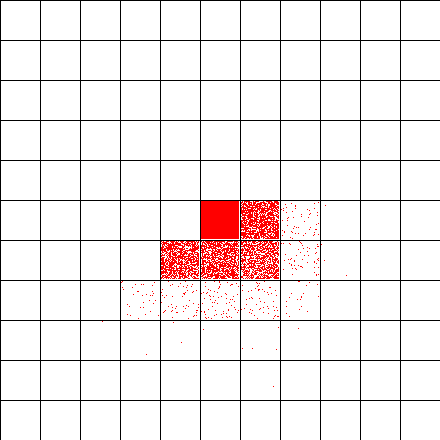
Frame 1 (no input)
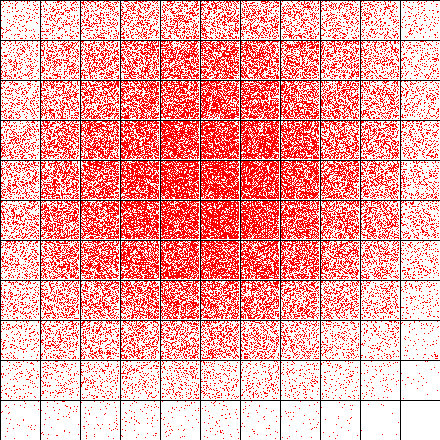
Frame 60 (the mouse pressed at the canvas centre just before this capture)
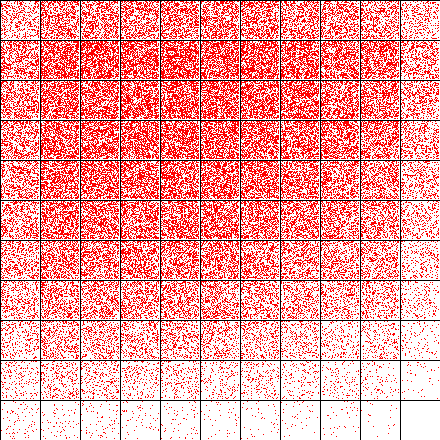
Frame 120 (the mouse held since frame 60 and released just before this capture)

The Processing sketch that drew these frames (run headless with seeded random() and noise(); from frame 60 on, the mouse is pressed at the canvas centre):

// Processing sketch: cellaut_example
// ── cellaut_example.pde
ArrayList<rectangle> list = new ArrayList<rectangle>();

void setup() {
 size(440, 440);
 frameRate(5);
 int count = 0;
 for(int y = 0; y < height; y += 40) {
   count++;
  int aCount = 0; 
   for(int i = 0; i < width; i += 40) {
      aCount++;
      if(count == 6 && aCount == 6) {
        list.add(new rectangle(i, y, 100000));
      } else {
         list.add(new rectangle(i, y, 0));
      }   
    }
   for(rectangle r : list) {
    r.findNeighbours(list);
  }
 }
}


void draw() {
  background(255);
  
  int index = 0;
  for(rectangle r : list) {
   float xi = r.getXinit();
   float xe = r.getXinit() + 40;
   float yi = r.getYinit();
   float ye = r.getYinit() + 40;
    
    rect(xi, yi, xe, ye);
  
    for(int p = 0; p < r.getParticles(); p++) {
      set((int)random(xi + 1, xe - 1), (int)random(yi + 1, ye - 1), color(255,0,0));
      
      if(random(1) < 0.2) {
        moveParticle(index);
      }      
    }
    index++;
  }
}

void moveParticle(int index) {
  rectangle r = list.get(index);
  r.subP(1);
  
  rectangle receiver = r.randomNeighbour();
  receiver.addP(1);
}

int nextFree(int index){
  float randNum = random(1);
  
  if(index < 10 && randNum < 0.5) 
    return index + 1;
  else if(index < 10 && randNum > 0.5)
    return index + 10;
    
  if(index > 90 && randNum < 0.5) 
    return index - 1;
  else 
    return index - 10;
}

boolean hasIndex(int index) {
  
  if(index < 0) {
    return false;
  } else if (index > list.size() - 1) {
    return false;
  } else {
    return true;
  }
    
}

class rectangle {
  float xCoord;
  float yCoord;
  
  int particles;
  
  ArrayList<rectangle> neighbours = new ArrayList<rectangle>();
  
  rectangle(float x, float y, int particles) {
   xCoord = x;
   yCoord = y;
   this.particles = particles;
  } 
  
  float getXinit() {
   return xCoord; 
  }
  
  float getYinit() {
   return yCoord; 
  }
  
  int getParticles() {
   return particles; 
  }
  
  rectangle randomNeighbour() {
    return neighbours.get((int) random(neighbours.size() - 1));
  }
  
  void findNeighbours(ArrayList<rectangle> rectangles) {
    for(rectangle r : rectangles) {
      float x = r.getXinit();
      float y = r.getYinit();
      if((x == xCoord - 40 && y == yCoord + 40) || (x == xCoord && y == yCoord + 40)
          || (x == xCoord + 40 && y == yCoord + 40) || (x == xCoord - 40 && y == yCoord)
          || (x == xCoord + 40 && y == yCoord) || (x == xCoord - 40 && y == yCoord - 40)
          || (x == xCoord && y == yCoord - 40) || (x == xCoord + 40 && y == yCoord - 40)) {
            neighbours.add(r);
          }
    }
    System.out.println(neighbours.size());
  }  
  
  void addP(int num) {
   particles += num; 
  }
  
  void subP(int num) {
   particles -= num;
  }
}
